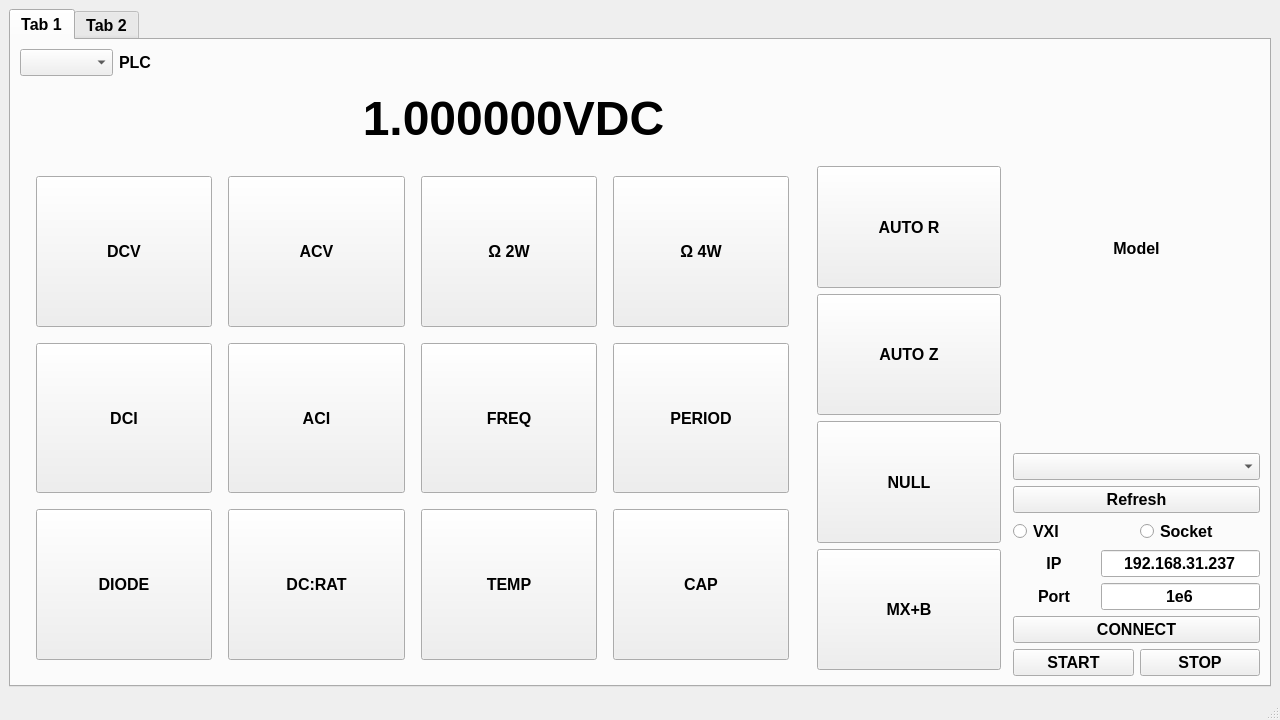
<?xml version="1.0" encoding="UTF-8"?>
<ui version="4.0">
 <class>MainWindow</class>
 <widget class="QMainWindow" name="MainWindow">
  <property name="geometry">
   <rect>
    <x>0</x>
    <y>0</y>
    <width>1280</width>
    <height>720</height>
   </rect>
  </property>
  <property name="font">
   <font>
    <family>Arial</family>
    <pointsize>12</pointsize>
    <weight>75</weight>
    <bold>true</bold>
   </font>
  </property>
  <property name="windowTitle">
   <string>MainWindow</string>
  </property>
  <widget class="QWidget" name="centralwidget">
   <layout class="QGridLayout" name="gridLayout_2">
    <item row="0" column="0">
     <widget class="QTabWidget" name="tabWidget">
      <property name="currentIndex">
       <number>0</number>
      </property>
      <widget class="QWidget" name="DMM_Panel">
       <attribute name="title">
        <string>Tab 1</string>
       </attribute>
       <layout class="QHBoxLayout" name="horizontalLayout_5" stretch="8,2">
        <item>
         <layout class="QVBoxLayout" name="verticalLayout_3" stretch="0,1,2,1">
          <item>
           <layout class="QHBoxLayout" name="horizontalLayout_6">
            <item>
             <widget class="QComboBox" name="NPLC">
              <property name="sizePolicy">
               <sizepolicy hsizetype="Preferred" vsizetype="Fixed">
                <horstretch>0</horstretch>
                <verstretch>0</verstretch>
               </sizepolicy>
              </property>
             </widget>
            </item>
            <item>
             <widget class="QLabel" name="label_8">
              <property name="text">
               <string>PLC</string>
              </property>
              <property name="alignment">
               <set>Qt::AlignCenter</set>
              </property>
             </widget>
            </item>
            <item>
             <spacer name="horizontalSpacer">
              <property name="orientation">
               <enum>Qt::Horizontal</enum>
              </property>
              <property name="sizeType">
               <enum>QSizePolicy::Expanding</enum>
              </property>
              <property name="sizeHint" stdset="0">
               <size>
                <width>40</width>
                <height>20</height>
               </size>
              </property>
             </spacer>
            </item>
           </layout>
          </item>
          <item>
           <widget class="QLabel" name="DisplayLabel">
            <property name="sizePolicy">
             <sizepolicy hsizetype="Preferred" vsizetype="Maximum">
              <horstretch>0</horstretch>
              <verstretch>0</verstretch>
             </sizepolicy>
            </property>
            <property name="minimumSize">
             <size>
              <width>0</width>
              <height>0</height>
             </size>
            </property>
            <property name="maximumSize">
             <size>
              <width>16777215</width>
              <height>72</height>
             </size>
            </property>
            <property name="font">
             <font>
              <pointsize>36</pointsize>
             </font>
            </property>
            <property name="text">
             <string>1.000000VDC</string>
            </property>
            <property name="alignment">
             <set>Qt::AlignCenter</set>
            </property>
           </widget>
          </item>
          <item>
           <layout class="QGridLayout" name="WaveFormLayout"/>
          </item>
          <item>
           <layout class="QHBoxLayout" name="horizontalLayout_4" stretch="8,2">
            <item>
             <layout class="QGridLayout" name="gridLayout_3" rowstretch="0,0,0,0">
              <property name="leftMargin">
               <number>16</number>
              </property>
              <property name="topMargin">
               <number>16</number>
              </property>
              <property name="rightMargin">
               <number>16</number>
              </property>
              <property name="bottomMargin">
               <number>16</number>
              </property>
              <property name="spacing">
               <number>16</number>
              </property>
              <item row="1" column="0">
               <widget class="QPushButton" name="DCV_Button">
                <property name="sizePolicy">
                 <sizepolicy hsizetype="Preferred" vsizetype="Preferred">
                  <horstretch>0</horstretch>
                  <verstretch>0</verstretch>
                 </sizepolicy>
                </property>
                <property name="text">
                 <string>DCV</string>
                </property>
               </widget>
              </item>
              <item row="1" column="1">
               <widget class="QPushButton" name="ACV_Button">
                <property name="sizePolicy">
                 <sizepolicy hsizetype="Preferred" vsizetype="Preferred">
                  <horstretch>0</horstretch>
                  <verstretch>0</verstretch>
                 </sizepolicy>
                </property>
                <property name="text">
                 <string>ACV</string>
                </property>
               </widget>
              </item>
              <item row="2" column="2">
               <widget class="QPushButton" name="FREQ_Button">
                <property name="sizePolicy">
                 <sizepolicy hsizetype="Preferred" vsizetype="Preferred">
                  <horstretch>0</horstretch>
                  <verstretch>0</verstretch>
                 </sizepolicy>
                </property>
                <property name="text">
                 <string>FREQ</string>
                </property>
               </widget>
              </item>
              <item row="3" column="1">
               <widget class="QPushButton" name="DCRAT_Button">
                <property name="sizePolicy">
                 <sizepolicy hsizetype="Preferred" vsizetype="Preferred">
                  <horstretch>0</horstretch>
                  <verstretch>0</verstretch>
                 </sizepolicy>
                </property>
                <property name="text">
                 <string>DC:RAT</string>
                </property>
               </widget>
              </item>
              <item row="2" column="1">
               <widget class="QPushButton" name="ACI_Button">
                <property name="sizePolicy">
                 <sizepolicy hsizetype="Preferred" vsizetype="Preferred">
                  <horstretch>0</horstretch>
                  <verstretch>0</verstretch>
                 </sizepolicy>
                </property>
                <property name="text">
                 <string>ACI</string>
                </property>
               </widget>
              </item>
              <item row="3" column="2">
               <widget class="QPushButton" name="TEMP_Button">
                <property name="sizePolicy">
                 <sizepolicy hsizetype="Preferred" vsizetype="Preferred">
                  <horstretch>0</horstretch>
                  <verstretch>0</verstretch>
                 </sizepolicy>
                </property>
                <property name="text">
                 <string>TEMP</string>
                </property>
               </widget>
              </item>
              <item row="2" column="3">
               <widget class="QPushButton" name="PERIOD_Button">
                <property name="sizePolicy">
                 <sizepolicy hsizetype="Preferred" vsizetype="Preferred">
                  <horstretch>0</horstretch>
                  <verstretch>0</verstretch>
                 </sizepolicy>
                </property>
                <property name="text">
                 <string>PERIOD</string>
                </property>
               </widget>
              </item>
              <item row="1" column="3">
               <widget class="QPushButton" name="Ohm4W_Button">
                <property name="sizePolicy">
                 <sizepolicy hsizetype="Preferred" vsizetype="Preferred">
                  <horstretch>0</horstretch>
                  <verstretch>0</verstretch>
                 </sizepolicy>
                </property>
                <property name="text">
                 <string>Ω 4W</string>
                </property>
               </widget>
              </item>
              <item row="3" column="0">
               <widget class="QPushButton" name="DIODE_Button">
                <property name="sizePolicy">
                 <sizepolicy hsizetype="Preferred" vsizetype="Preferred">
                  <horstretch>0</horstretch>
                  <verstretch>0</verstretch>
                 </sizepolicy>
                </property>
                <property name="text">
                 <string>DIODE</string>
                </property>
               </widget>
              </item>
              <item row="3" column="3">
               <widget class="QPushButton" name="CAP_Button">
                <property name="sizePolicy">
                 <sizepolicy hsizetype="Preferred" vsizetype="Preferred">
                  <horstretch>0</horstretch>
                  <verstretch>0</verstretch>
                 </sizepolicy>
                </property>
                <property name="text">
                 <string>CAP</string>
                </property>
               </widget>
              </item>
              <item row="2" column="0">
               <widget class="QPushButton" name="DCI_Button">
                <property name="sizePolicy">
                 <sizepolicy hsizetype="Preferred" vsizetype="Preferred">
                  <horstretch>0</horstretch>
                  <verstretch>0</verstretch>
                 </sizepolicy>
                </property>
                <property name="text">
                 <string>DCI</string>
                </property>
               </widget>
              </item>
              <item row="1" column="2">
               <widget class="QPushButton" name="Ohm2W_Button">
                <property name="sizePolicy">
                 <sizepolicy hsizetype="Preferred" vsizetype="Preferred">
                  <horstretch>0</horstretch>
                  <verstretch>0</verstretch>
                 </sizepolicy>
                </property>
                <property name="text">
                 <string>Ω 2W</string>
                </property>
               </widget>
              </item>
             </layout>
            </item>
            <item>
             <layout class="QVBoxLayout" name="verticalLayout_8">
              <property name="leftMargin">
               <number>6</number>
              </property>
              <property name="topMargin">
               <number>6</number>
              </property>
              <property name="rightMargin">
               <number>6</number>
              </property>
              <property name="bottomMargin">
               <number>6</number>
              </property>
              <item>
               <widget class="QPushButton" name="AUTOR_Button">
                <property name="sizePolicy">
                 <sizepolicy hsizetype="Minimum" vsizetype="Preferred">
                  <horstretch>0</horstretch>
                  <verstretch>0</verstretch>
                 </sizepolicy>
                </property>
                <property name="text">
                 <string>AUTO R</string>
                </property>
               </widget>
              </item>
              <item>
               <widget class="QPushButton" name="AUTOZ_Button">
                <property name="sizePolicy">
                 <sizepolicy hsizetype="Minimum" vsizetype="Preferred">
                  <horstretch>0</horstretch>
                  <verstretch>0</verstretch>
                 </sizepolicy>
                </property>
                <property name="text">
                 <string>AUTO Z</string>
                </property>
               </widget>
              </item>
              <item>
               <widget class="QPushButton" name="NULL_Button">
                <property name="sizePolicy">
                 <sizepolicy hsizetype="Minimum" vsizetype="Preferred">
                  <horstretch>0</horstretch>
                  <verstretch>0</verstretch>
                 </sizepolicy>
                </property>
                <property name="text">
                 <string>NULL</string>
                </property>
               </widget>
              </item>
              <item>
               <widget class="QPushButton" name="MXB_Button">
                <property name="sizePolicy">
                 <sizepolicy hsizetype="Minimum" vsizetype="Preferred">
                  <horstretch>0</horstretch>
                  <verstretch>0</verstretch>
                 </sizepolicy>
                </property>
                <property name="text">
                 <string>MX+B</string>
                </property>
               </widget>
              </item>
             </layout>
            </item>
           </layout>
          </item>
         </layout>
        </item>
        <item>
         <layout class="QVBoxLayout" name="verticalLayout" stretch="1,0,8,1">
          <item>
           <layout class="QVBoxLayout" name="verticalLayout_2">
            <item>
             <widget class="QLabel" name="label_4">
              <property name="text">
               <string>Model</string>
              </property>
              <property name="alignment">
               <set>Qt::AlignCenter</set>
              </property>
             </widget>
            </item>
            <item>
             <widget class="QComboBox" name="DMM_Model">
              <property name="sizePolicy">
               <sizepolicy hsizetype="Preferred" vsizetype="Fixed">
                <horstretch>0</horstretch>
                <verstretch>0</verstretch>
               </sizepolicy>
              </property>
             </widget>
            </item>
           </layout>
          </item>
          <item>
           <widget class="QPushButton" name="Model_Refresh">
            <property name="sizePolicy">
             <sizepolicy hsizetype="Preferred" vsizetype="Fixed">
              <horstretch>0</horstretch>
              <verstretch>0</verstretch>
             </sizepolicy>
            </property>
            <property name="text">
             <string>Refresh</string>
            </property>
           </widget>
          </item>
          <item>
           <layout class="QVBoxLayout" name="XI_Interface_Layout">
            <item>
             <layout class="QHBoxLayout" name="horizontalLayout_2">
              <item>
               <widget class="QRadioButton" name="VXI_Radio">
                <property name="text">
                 <string>VXI</string>
                </property>
               </widget>
              </item>
              <item>
               <widget class="QRadioButton" name="Socket_Radio">
                <property name="text">
                 <string>Socket</string>
                </property>
               </widget>
              </item>
             </layout>
            </item>
            <item>
             <layout class="QHBoxLayout" name="horizontalLayout_3">
              <item>
               <widget class="QLabel" name="label_6">
                <property name="text">
                 <string>IP</string>
                </property>
                <property name="alignment">
                 <set>Qt::AlignCenter</set>
                </property>
               </widget>
              </item>
              <item>
               <widget class="QLineEdit" name="IP_ADDR">
                <property name="sizePolicy">
                 <sizepolicy hsizetype="Preferred" vsizetype="Fixed">
                  <horstretch>0</horstretch>
                  <verstretch>0</verstretch>
                 </sizepolicy>
                </property>
                <property name="text">
                 <string>192.168.31.237</string>
                </property>
                <property name="alignment">
                 <set>Qt::AlignCenter</set>
                </property>
               </widget>
              </item>
             </layout>
            </item>
            <item>
             <layout class="QHBoxLayout" name="horizontalLayout_7">
              <item>
               <widget class="QLabel" name="label_7">
                <property name="text">
                 <string>Port</string>
                </property>
                <property name="alignment">
                 <set>Qt::AlignCenter</set>
                </property>
               </widget>
              </item>
              <item>
               <widget class="QLineEdit" name="PORT">
                <property name="sizePolicy">
                 <sizepolicy hsizetype="Preferred" vsizetype="Fixed">
                  <horstretch>0</horstretch>
                  <verstretch>0</verstretch>
                 </sizepolicy>
                </property>
                <property name="text">
                 <string>1e6</string>
                </property>
                <property name="alignment">
                 <set>Qt::AlignCenter</set>
                </property>
               </widget>
              </item>
             </layout>
            </item>
            <item>
             <widget class="QPushButton" name="ConnectButton">
              <property name="text">
               <string>CONNECT</string>
              </property>
             </widget>
            </item>
           </layout>
          </item>
          <item>
           <layout class="QHBoxLayout" name="horizontalLayout">
            <item>
             <widget class="QPushButton" name="StartButton">
              <property name="text">
               <string>START</string>
              </property>
             </widget>
            </item>
            <item>
             <widget class="QPushButton" name="STOPButton">
              <property name="text">
               <string>STOP</string>
              </property>
             </widget>
            </item>
           </layout>
          </item>
         </layout>
        </item>
       </layout>
      </widget>
      <widget class="QWidget" name="tab_4">
       <attribute name="title">
        <string>Tab 2</string>
       </attribute>
      </widget>
     </widget>
    </item>
   </layout>
  </widget>
  <widget class="QMenuBar" name="menubar">
   <property name="geometry">
    <rect>
     <x>0</x>
     <y>0</y>
     <width>1280</width>
     <height>23</height>
    </rect>
   </property>
  </widget>
  <widget class="QStatusBar" name="statusbar"/>
 </widget>
 <tabstops>
  <tabstop>tabWidget</tabstop>
  <tabstop>DMM_Model</tabstop>
  <tabstop>VXI_Radio</tabstop>
  <tabstop>Socket_Radio</tabstop>
  <tabstop>IP_ADDR</tabstop>
  <tabstop>PORT</tabstop>
  <tabstop>StartButton</tabstop>
  <tabstop>STOPButton</tabstop>
  <tabstop>DCV_Button</tabstop>
  <tabstop>ACV_Button</tabstop>
  <tabstop>Ohm2W_Button</tabstop>
  <tabstop>Ohm4W_Button</tabstop>
  <tabstop>DCI_Button</tabstop>
  <tabstop>ACI_Button</tabstop>
  <tabstop>FREQ_Button</tabstop>
  <tabstop>PERIOD_Button</tabstop>
  <tabstop>DIODE_Button</tabstop>
  <tabstop>DCRAT_Button</tabstop>
  <tabstop>TEMP_Button</tabstop>
  <tabstop>CAP_Button</tabstop>
  <tabstop>AUTOR_Button</tabstop>
  <tabstop>AUTOZ_Button</tabstop>
  <tabstop>NULL_Button</tabstop>
  <tabstop>MXB_Button</tabstop>
 </tabstops>
 <resources/>
 <connections/>
</ui>
